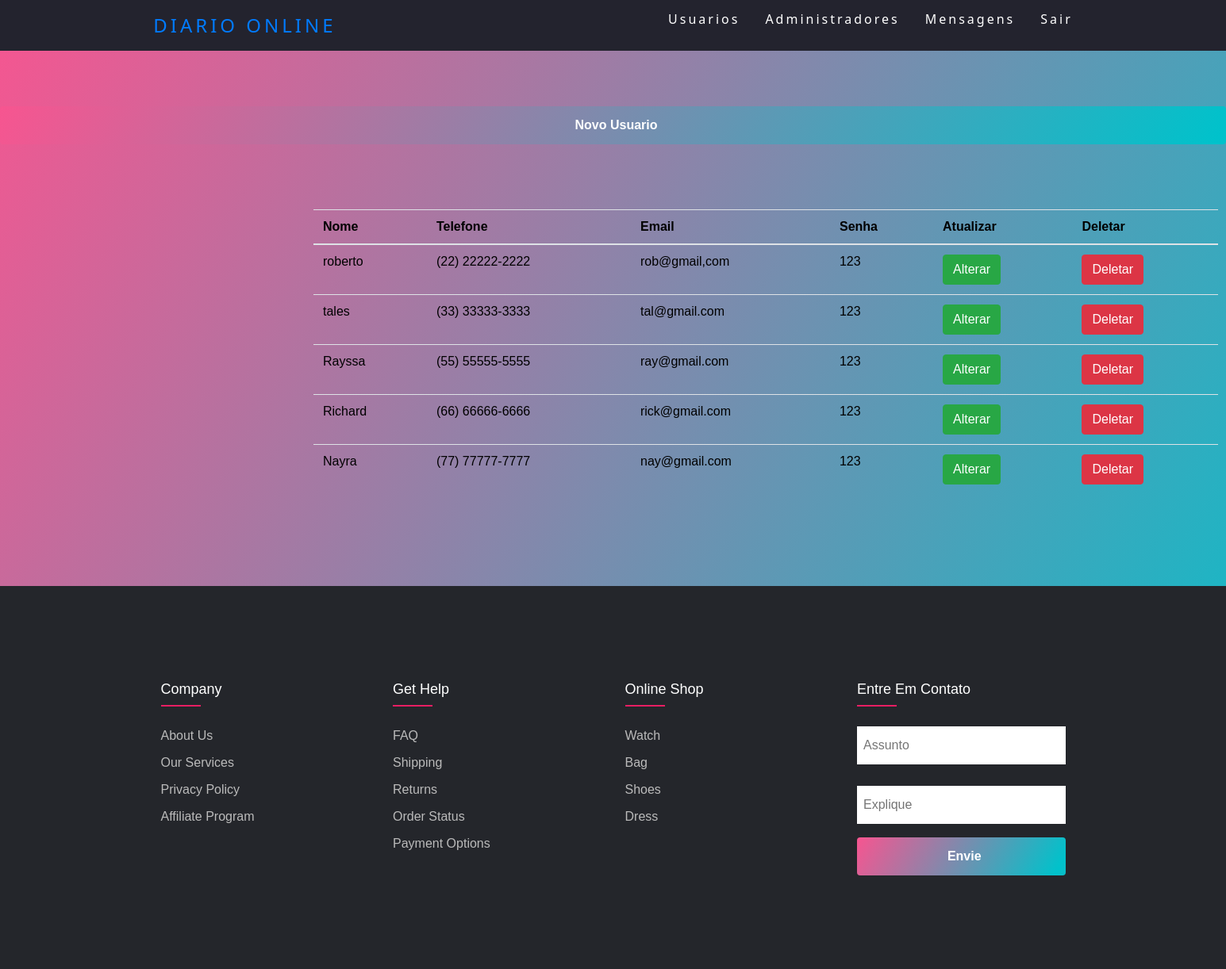
/juan/adm/index.php (signed in), run on the app's committed database.
### tables this page shows
CREATE TABLE `usuario` (
  `idUsuario` int(11) NOT NULL,
  `nome` varchar(50) NOT NULL,
  `telefone` varchar(15) NOT NULL,
  `email` varchar(50) NOT NULL,
  `senha` varchar(50) NOT NULL,
  `idAcesso` int(11) DEFAULT 1
);

### juan/adm/index.php (the view, shortened to what this page needs)
<?php
require_once('../conexao.php');
$query = 'SELECT * FROM  usuario where idAcesso=1';
$row = mysqli_query($conexao, $query);
?>
<link rel="stylesheet" href="https://cdnjs.cloudflare.com/ajax/libs/meyer-reset/2.0/reset.min.css">
<link rel='stylesheet' href='https://unpkg.com/boxicons@2.1.2/css/boxicons.min.css'>
<link rel='stylesheet' href='https://cdnjs.cloudflare.com/ajax/libs/inter-ui/3.19.3/inter.css'>
<link rel='stylesheet' href='https://cdnjs.cloudflare.com/ajax/libs/font-awesome/4.5.0/css/font-awesome.min.css'>
<link rel='stylesheet' href='https://unpkg.com/vanilla-datatables@latest/dist/vanilla-dataTables.min.css'>
<link rel='stylesheet' href='https://cdnjs.cloudflare.com/ajax/libs/twitter-bootstrap/4.0.0-alpha.6/css/bootstrap.min.css'>
<link rel="stylesheet" type="text/css" href="https://cdnjs.cloudflare.com/ajax/libs/font-awesome/5.15.1/css/all.min.css">
<link rel="stylesheet" href="../css/menu.css">
<link rel="stylesheet" href="../css/footer.css">
<link rel="stylesheet" href="../css/index.css">
<header>
    <nav>
        <a class="logo" href="index.php">Diario online</a>
        <ul class="nav-list">
            <li><a class="menu" href="index.php">Usuarios</a></li>
            <li><a class="menu" href="adm.php">Administradores</a></li>
            <li><a class="menu" href="msg.php">Mensagens</a></li>
            <li><a class="menu" href="../actionIndex/sair.php">Sair</a></li>
        </ul>
    </nav>
</header>
<div class="amizade">
    <div id="adc">
        <button type="button" class="login__submit"><a class="menu" href="Adicionar.php"> Novo Usuario</a></button>
    </div>
    <div class="container" style="margin-left: 80px;">
        <div class="row">
            <div class="col-md-12">
                <table class="table" style="color: gray;">
                    <thead>
                        <tr>
                            <th><b>Nome</b></th>
                            <th><b>Telefone</b></th>
                            <th><b>Email</b></th>
                            <th><b>Senha</b></th>
                            <th><b>Atualizar</b></th>
                            <th><b>Deletar</b></th>
                        </tr>
                    </thead>
                    <tbody>
                        <?php while ($row_Func = mysqli_fetch_assoc($row)) { ?>
                            <tr>
                                <td><?php echo $row_Func['nome'] ?></td>
                                <td><?php echo $row_Func['telefone'] ?></td>
                                <td><?php echo $row_Func['email'] ?></td>
                                <td><?php echo $row_Func['senha'] ?></td>
                                <td> <button type="button" class="btn btn-success"><a class="botao" href="editar.php?id=<?php echo $row_Func['idUsuario'] ?>"> Alterar</a></button></td>
                                <td> <button type="button" class="btn btn-danger"><a class="botao" href="action/deletar.php?id=<?php echo $row_Func['idUsuario'] ?>">Deletar</a></button></td>
                            </tr>
                        <?php }  ?>
                    </tbody>
                </table>
            </div>
        </div>
    </div>
</div>
<footer class="footer">
    <div class="container">
        <div class="row">
            <div class="footer-col">
                <h4>company</h4>
                <ul>
                    <li><a href="#">about us</a></li>
                    <li><a href="#">our services</a></li>
                    <li><a href="#">privacy policy</a></li>
                    <li><a href="#">affiliate program</a></li>
                </ul>
            </div>
            <div class="footer-col">
                <h4>get help</h4>
                <ul>
                    <li><a href="#">FAQ</a></li>
                    <li><a href="#">shipping</a></li>
                    <li><a href="#">returns</a></li>
                    <li><a href="#">order status</a></li>
                    <li><a href="#">payment options</a></li>
                </ul>
            </div>
            <div class="footer-col">
                <h4>online shop</h4>
                <ul>
                    <li><a href="#">watch</a></li>
                    <li><a href="#">bag</a></li>
                    <li><a href="#">shoes</a></li>
                    <li><a href="#">dress</a></li>
                </ul>
            </div>
            <div class="footer-col">
                <h4>Entre em Contato</h4>
                <ul>
                    <form method="POST" action="action/enviar.php">
                        <input class="login__input" type="text" placeholder="Assunto" name="assunto" />
                        <span class="login__input-border"></span>
                        <input class="login__input" type="text" placeholder="Explique" name="explique" style=" margin-top:10px ;" />
                        <span class="login__input-border"></span>
                        <button type="submit" class="login__submit">Envie</button>
                    </form>
                </ul>
            </div>
        </div>
    </div>
</footer>

### juan/css/menu.css (style rules this page uses)
* { margin: 0; padding: 0; }
.menu { color: #fff; text-decoration: none; transition: 0.3s; }
.logo { font-size: 24px; text-transform: uppercase; letter-spacing: 4px; }
nav { display: flex; justify-content: space-around; align-items: center; font-family: system-ui, -apple-system, Helvetica, Arial, sans-serif; background: #23232e; height: 8vh; }
.nav-list { list-style: none; display: flex; }
.nav-list li { letter-spacing: 3px; margin-left: 32px; }

### juan/css/footer.css (style rules this page uses)
* { margin:0; padding:0; box-sizing: border-box; }
.container { max-width: 1170px; margin:auto; }
.row { display: flex; flex-wrap: wrap; }
ul { list-style: none; }
.footer { margin-top: 100px; background-color: #24262b; padding: 70px 0; }
.footer-col { width: 25%; padding: 0 15px; }
.footer-col h4 { font-size: 18px; color: #ffffff; text-transform: capitalize; margin-bottom: 35px; font-weight: 500; position: relative; }
.footer-col h4::before { content: ''; position: absolute; left:0; bottom: -10px; background-color: #e91e63; height: 2px; box-sizing: border-box; width: 50px; }
.footer-col ul li:not(:last-child) { margin-bottom: 10px; }
.footer-col ul li a { font-size: 16px; text-transform: capitalize; color: #ffffff; text-decoration: none; font-weight: 300; color: #bbbbbb; display: block; transition: all 0.3s ease; }

### juan/css/index.css (style rules this page uses)
.login__input { height: 48px; width: 100%; box-sizing: border-box; padding-left: 8px; border: unset; outline: none; position: relative; }
.login__input-border { height: var(--border-height); width: 100%; margin-bottom: 16px; transition: .3s ease-in-out; }
.login__input-border::after { content: ''; display: block; height: var(--border-height); width: 0; margin-bottom: 16px; background: var(--input-linear); transition: .3s ease-in-out; }
.login__submit { height: 48px; width: 100%; padding-left: 8px; outline: none; position: relative; background: var(--button-linear); background-size: 200%; margin-bottom: 32px; color: var(--white); font-size: 16px; font-weight: bold; border: unset; border-radius: 4px; cursor: pointer; transition: 0.5s ease; }

### juan/adm/index.php (style rules this page uses)
#adc { display: flex; justify-content: center; width: 100%; margin-top: 70px; ; }
th, td { color: black; }
.container { margin-top: 50px; }
.table { justify-content: center; margin-left: 300px; }
.botao { color: white; }

### data on the page
usuario: nome "roberto", telefone "(22) 22222-2222", email "rob@gmail,com", senha "123"
usuario: nome "tales", telefone "(33) 33333-3333", email "tal@gmail.com", senha "123"
usuario: nome "Rayssa", telefone "(55) 55555-5555", email "ray@gmail.com", senha "123"
usuario: nome "Richard", telefone "(66) 66666-6666", email "rick@gmail.com", senha "123"
usuario: nome "Nayra", telefone "(77) 77777-7777", email "nay@gmail.com", senha "123"
